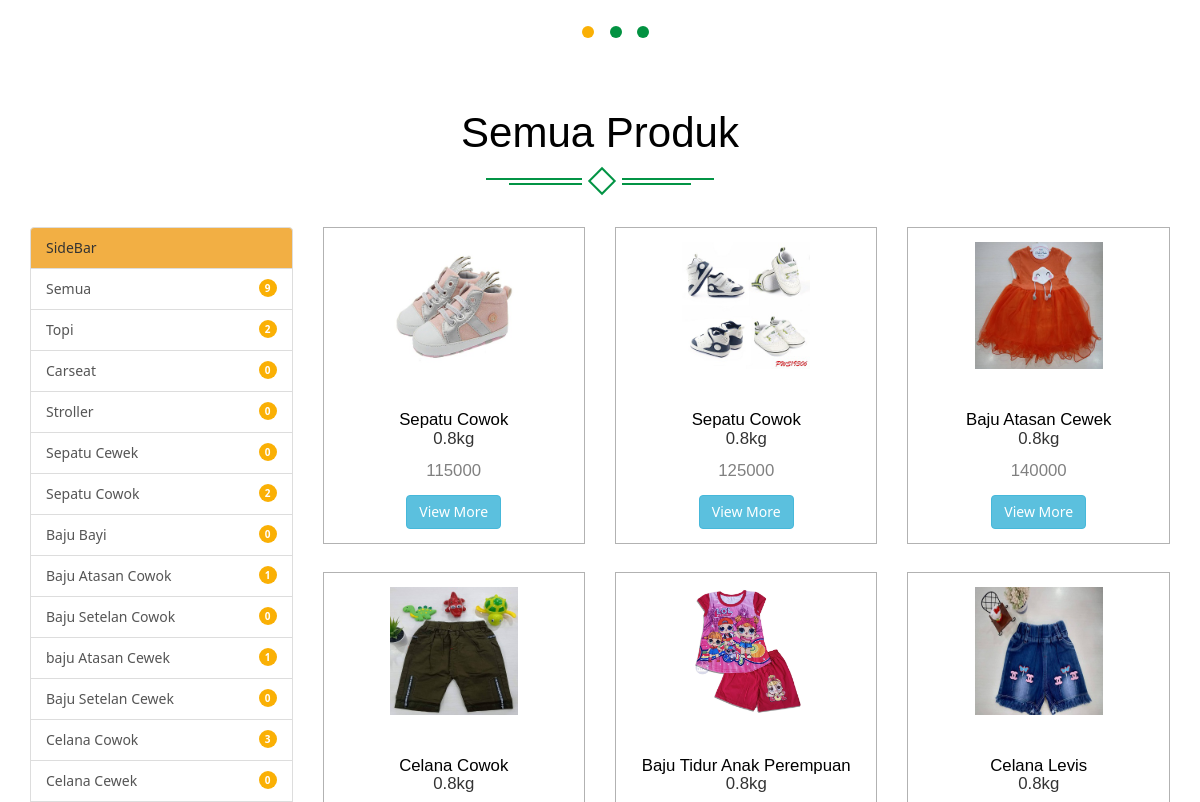
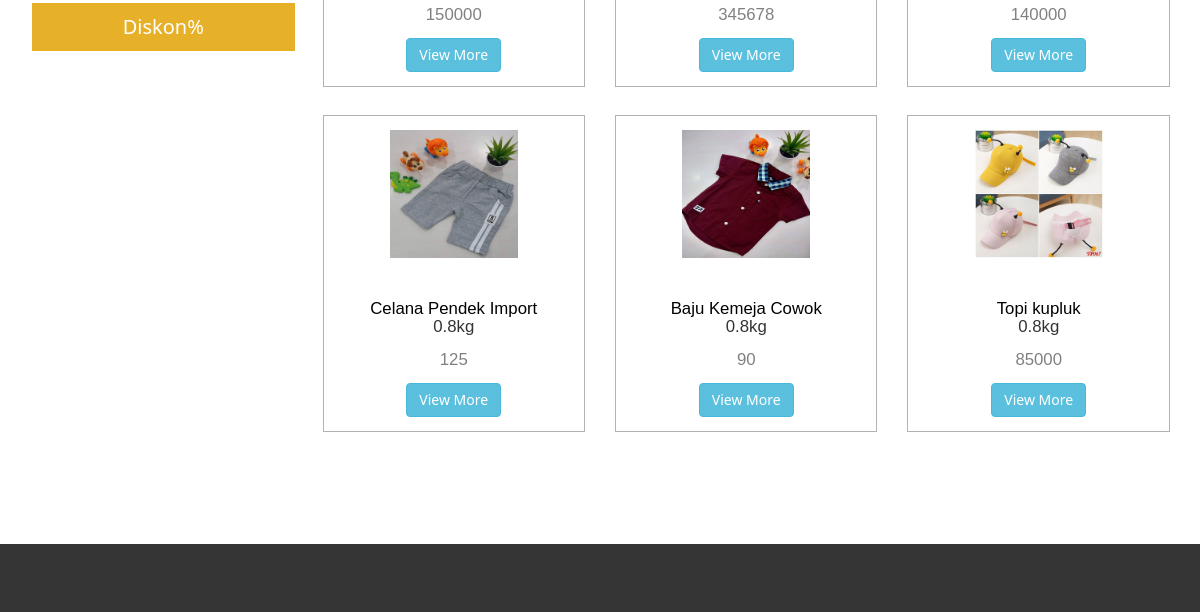
The page /pengunjung/dashboard/produk.php (middle part) on the database as committed earlier (2 pictures, top to bottom).
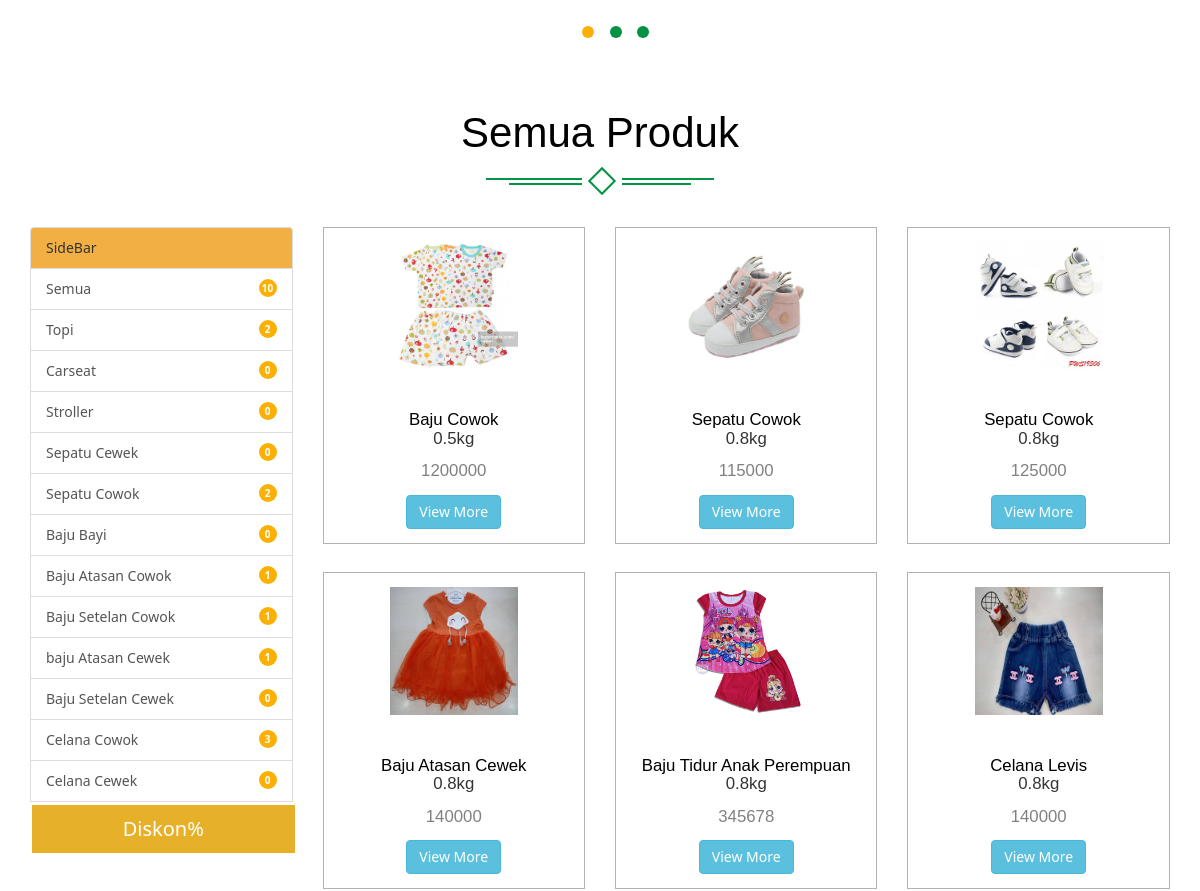
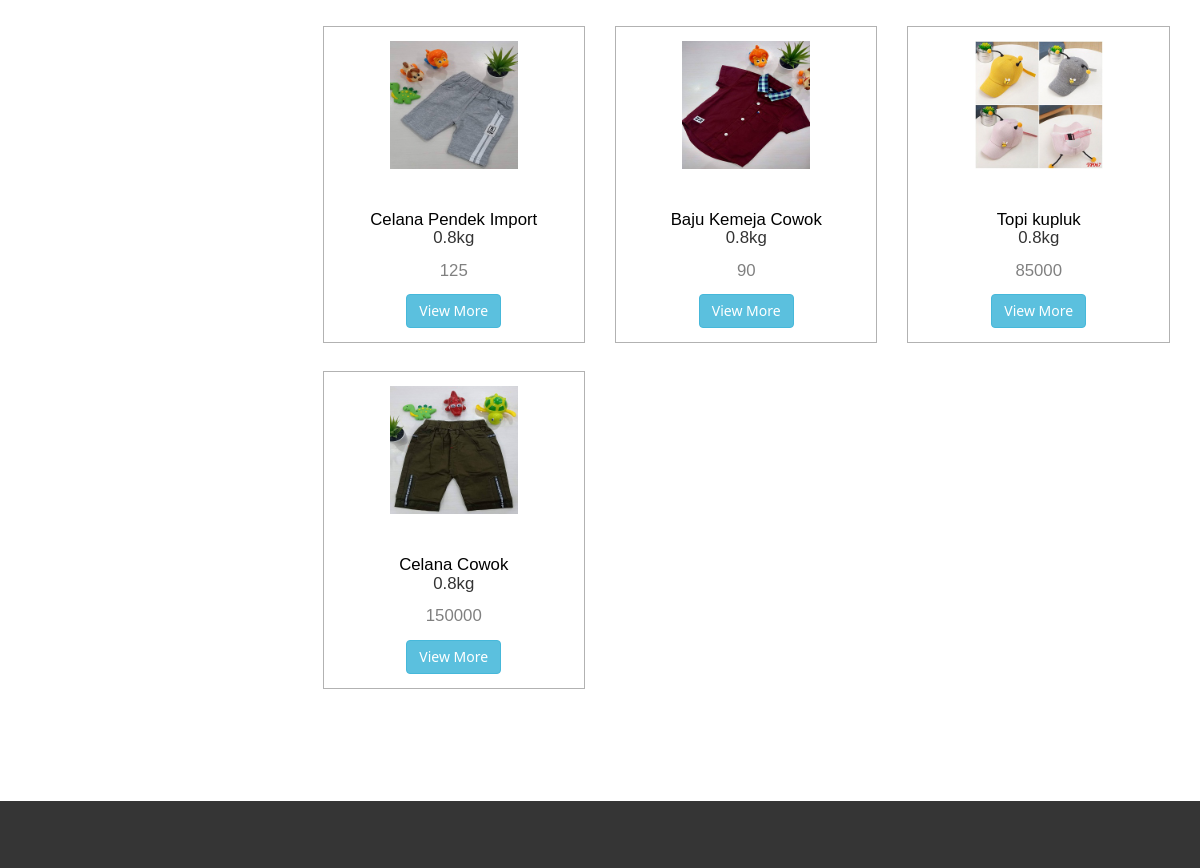
The same page on the database as committed later (2 pictures, top to bottom).
### tables this page shows
CREATE TABLE `sub_kategori` (
  `kd_subkategori` int(11) NOT NULL,
  `id_kategori` int(11) NOT NULL,
  `nama_subkategori` varchar(50) NOT NULL
);

CREATE TABLE `produk` (
  `kodeproduk` int(11) NOT NULL,
  `kd_subkategori` int(11) NOT NULL,
  `nama_produk` varchar(50) NOT NULL,
  `deskripsi` varchar(255) NOT NULL,
  `harga_produk` int(11) NOT NULL,
  `stok` int(11) NOT NULL,
  `berat` float NOT NULL,
  `foto1` varchar(255) NOT NULL,
  `foto2` varchar(255) DEFAULT NULL,
  `ukuran` varchar(200) NOT NULL,
  `diskon` int(11) DEFAULT NULL,
  `tgl_masuk` datetime NOT NULL
);

### pengunjung/dashboard/produk.php (the view, shortened to what this page needs)
<?php include_once('../_headerpenggunjung.php'); ?>
<!DOCTYPE html>
<html>
<head>
</head>
<body>
	<div class="product">
		<div class="container">
			<div class="spec ">
				<h3>Semua Produk</h3>
				<div class="ser-t">
					<span><i></i></span>
				</div>
			</div>
			<div class="row">
				<div class="col-md-3">
					<span href="#" class="list-group-item active" style="background: #f2af44">
						SideBar
					</span>
					<?php
					$sql    ="SELECT * FROM produk";
					$query    =mysqli_query($conn, $sql);
					$count    =mysqli_num_rows($query);
					?>
					<a href="" class="list-group-item">
					</i>Semua<span class="float-right badge badge-light round">
						<?php echo $count; ?></span> </a>
						<?php $ambil = mysqli_query($conn, "SELECT * FROM sub_kategori"); ?>
						<?php while ($persubkategori=  mysqli_fetch_assoc($ambil)) { ?>
							<?php
							$sql1      = "SELECT * from produk where kd_subkategori=$persubkategori[kd_subkategori]";
							$query1    = mysqli_query($conn, $sql1);
							$count1    = mysqli_num_rows($query1);
							?>
							<a href="subkategori.php?halaman=subkategori&kd_subkategori=<?php echo $persubkategori["kd_subkategori"] ?>" class="list-group-item">
							</i><?php echo $persubkategori["nama_subkategori"]; ?><span class="float-right badge badge-light round"><?php echo $count1; ?></span> </a>
							<?php } ?>
						<div>
								<a href="diskonproduk.php?halaman=diskonproduk" class="button btn-block">Diskon%</a>
						</div>
					</div>
						<div class="col-md-9">
							<div class="row">
								<?php $ambil = mysqli_query($conn, "SELECT * FROM produk ORDER BY tgl_masuk DESC LIMIT 30"); ?>
								<?php while ($perproduk =  mysqli_fetch_assoc($ambil)) { ?>
									<div class="col-md-4 pro-1">
										<div class="col-m">
											<a href="#" data-toggle="modal" data-target="#myModal24" class="offer-img">
												<img src="../../images/<?php echo $perproduk["foto1"]; ?>" class="img-responsive" alt="">
											</a>
											<div class="mid-1">
												<div class="women">
													<h6 style="text-align: center;"><a href="deskripsi.php?halaman=deskripsi&kodeproduk=<?php echo $perproduk["kodeproduk"]; ?>"><?php echo $perproduk["nama_produk"] ?></a><p><?php echo $perproduk["berat"]; ?>kg</p>	</h6>
												</div>
												<div class="mid-2">
													<h6 style="text-align: center; color: grey"><?php echo $perproduk["harga_produk"]; ?></h6>
												</div>
												<div class="add">
													<a href="deskripsi.php?halaman=deskripsi&kodeproduk=<?php echo $perproduk["kodeproduk"]; ?>" class="btn btn-info"><span class="">View More</span></a>
												</div>
											</div>
										</div>
									</div>
									<?php } ?>
									<div class="clearfix"></div>
								</div>
							</div>
						</div>
					</div>
				</div>
				</body>
				</html>
				<?php include_once('../_footer.php'); ?>

Rows that differ between the two databases and show on the page:
computed for sub_kategori "Baju Setelan Cowok": count1 "0" → "1"
added produk: foto1 (picture), nama_produk "Baju Cowok", berat "0.5", harga_produk "1200000"
changed produk "Celana Cowok": moves down the list
Other text that changed with them:
$count: "9" → "10"
